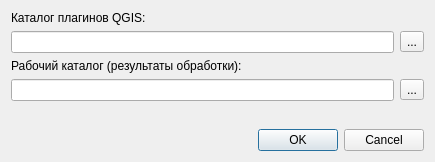
<?xml version="1.0" encoding="UTF-8"?>
<ui version="4.0">
 <class>AzDialDirSettings</class>
 <widget class="QDialog" name="AzDialDirSettings">
  <property name="geometry">
   <rect>
    <x>0</x>
    <y>0</y>
    <width>435</width>
    <height>162</height>
   </rect>
  </property>
  <property name="windowTitle">
   <string>Dialog</string>
  </property>
  <layout class="QGridLayout" name="gridLayout">
   <item row="0" column="0">
    <widget class="QLabel" name="label">
     <property name="text">
      <string>Каталог плагинов QGIS:</string>
     </property>
    </widget>
   </item>
   <item row="1" column="0">
    <widget class="QLineEdit" name="pathPluginsQGIS"/>
   </item>
   <item row="1" column="1">
    <widget class="QToolButton" name="pathChange">
     <property name="toolTip">
      <string>Change path</string>
     </property>
     <property name="text">
      <string>...</string>
     </property>
    </widget>
   </item>
   <item row="2" column="0" colspan="2">
    <widget class="QLabel" name="label_2">
     <property name="text">
      <string>Рабочий каталог (результаты обработки):</string>
     </property>
    </widget>
   </item>
   <item row="5" column="0" colspan="2">
    <widget class="QDialogButtonBox" name="buttonBox">
     <property name="orientation">
      <enum>Qt::Horizontal</enum>
     </property>
     <property name="standardButtons">
      <set>QDialogButtonBox::Cancel|QDialogButtonBox::Ok</set>
     </property>
    </widget>
   </item>
   <item row="3" column="1">
    <widget class="QToolButton" name="pathChange2">
     <property name="text">
      <string>...</string>
     </property>
    </widget>
   </item>
   <item row="4" column="0">
    <spacer name="verticalSpacer">
     <property name="orientation">
      <enum>Qt::Vertical</enum>
     </property>
     <property name="sizeHint" stdset="0">
      <size>
       <width>20</width>
       <height>40</height>
      </size>
     </property>
    </spacer>
   </item>
   <item row="3" column="0">
    <widget class="QLineEdit" name="pathWorkDir"/>
   </item>
  </layout>
 </widget>
 <resources/>
 <connections/>
</ui>
